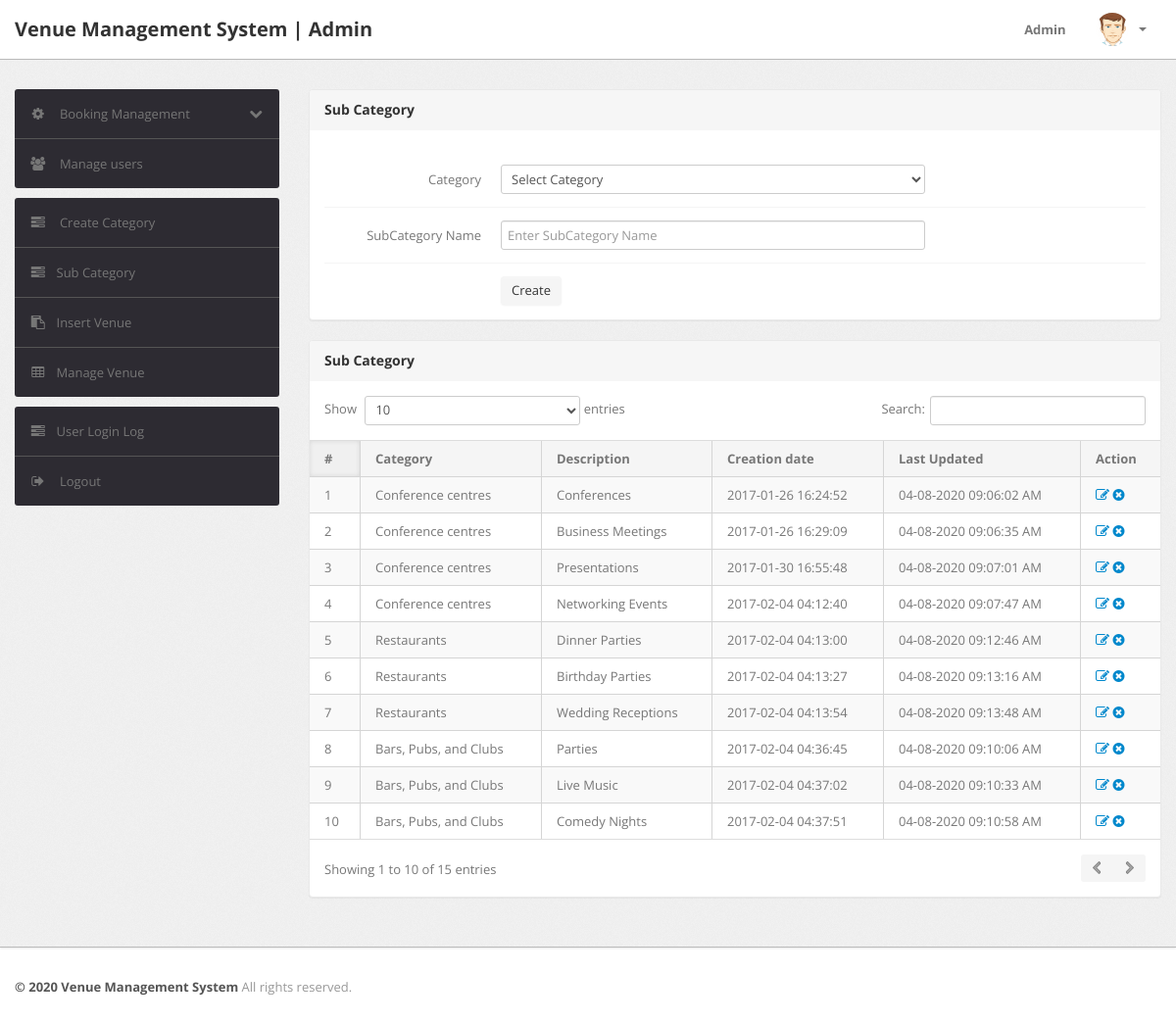
Page /admin/subcategory.php (signed in) on the committed database.
### tables this page shows
CREATE TABLE `subcategory` (
  `id` int(11) NOT NULL,
  `categoryid` int(11) DEFAULT NULL,
  `subcategory` varchar(255) DEFAULT NULL,
  `creationDate` timestamp NULL DEFAULT current_timestamp(),
  `updationDate` varchar(255) DEFAULT NULL
);

CREATE TABLE `category` (
  `id` int(11) NOT NULL,
  `categoryName` varchar(255) DEFAULT NULL,
  `categoryDescription` longtext DEFAULT NULL,
  `creationDate` timestamp NOT NULL DEFAULT current_timestamp(),
  `updationDate` varchar(255) DEFAULT NULL
);

### admin/subcategory.php (the view, shortened to what this page needs)
<?php
include('include/config.php');
if(strlen($_SESSION['alogin'])==0)
	{
header('location:index.php');
}
else{
?>
<!DOCTYPE html>
<html lang="en">
<head>
	<link type="text/css" href="bootstrap/css/bootstrap.min.css" rel="stylesheet">
	<link type="text/css" href="bootstrap/css/bootstrap-responsive.min.css" rel="stylesheet">
	<link type="text/css" href="css/theme.css" rel="stylesheet">
	<link type="text/css" href="images/icons/css/font-awesome.css" rel="stylesheet">
</head>
<body>
<?php include('include/header.php');?>
	<div class="wrapper">
		<div class="container">
			<div class="row">
<?php include('include/sidebar.php');?>
			<div class="span9">
					<div class="content">
						<div class="module">
							<div class="module-head">
								<h3>Sub Category</h3>
							</div>
							<div class="module-body">
									<br />
			<form class="form-horizontal row-fluid" name="subcategory" method="post" >
<div class="control-group">
<label class="control-label" for="basicinput">Category</label>
<div class="controls">
<select name="category" class="span8 tip" required>
<option value="">Select Category</option>
</select>
</div>
</div>
<div class="control-group">
<label class="control-label" for="basicinput">SubCategory Name</label>
<div class="controls">
<input type="text" placeholder="Enter SubCategory Name"  name="subcategory" class="span8 tip" required>
</div>
</div>
	<div class="control-group">
											<div class="controls">
												<button type="submit" name="submit" class="btn">Create</button>
											</div>
										</div>
									</form>
							</div>
						</div>
	<div class="module">
							<div class="module-head">
								<h3>Sub Category</h3>
							</div>
							<div class="module-body table">
								<table cellpadding="0" cellspacing="0" border="0" class="datatable-1 table table-bordered table-striped	 display" width="100%">
									<thead>
										<tr>
											<th>#</th>
											<th>Category</th>
											<th>Description</th>
											<th>Creation date</th>
											<th>Last Updated</th>
											<th>Action</th>
										</tr>
									</thead>
									<tbody>
<?php $query=mysqli_query($con,"select subcategory.id,category.categoryName,subcategory.subcategory,subcategory.creationDate,subcategory.updationDate from subcategory join category on category.id=subcategory.categoryid");
$cnt=1;
while($row=mysqli_fetch_array($query))
{
?>
										<tr>
											<td><?php echo htmlentities($cnt);?></td>
											<td><?php echo htmlentities($row['categoryName']);?></td>
											<td><?php echo htmlentities($row['subcategory']);?></td>
											<td> <?php echo htmlentities($row['creationDate']);?></td>
											<td><?php echo htmlentities($row['updationDate']);?></td>
											<td>
											<a href="edit-subcategory.php?id=<?php echo $row['id']?>" ><i class="icon-edit"></i></a>
											<a href="subcategory.php?id=<?php echo $row['id']?>&del=delete" onClick="return confirm('Are you sure you want to delete?')"><i class="icon-remove-sign"></i></a></td>
										</tr>
										<?php $cnt=$cnt+1; } ?>
								</table>
							</div>
						</div>
					</div>
				</div>
			</div>
		</div>
	</div>
<?php include('include/footer.php');?>
</body>
<?php } ?>

### admin/include/header.php (shortened to what this page needs)
<div class="navbar navbar-fixed-top">
		<div class="navbar-inner">
			<div class="container">
			  	<a class="brand" href="index.html">
			  		Venue Management System | Admin
			  	</a>
				<div class="nav-collapse collapse navbar-inverse-collapse">
					<ul class="nav pull-right">
						<li><a href="#">
							Admin
						</a></li>
						<li class="nav-user dropdown">
							<a href="#" class="dropdown-toggle" data-toggle="dropdown">
								<img src="images/user.png" class="nav-avatar" />
								<b class="caret"></b>
							</a>
						</li>
					</ul>
				</div>
			</div>
		</div>
	</div>

### admin/include/sidebar.php (shortened to what this page needs)
<div class="span3">
					<div class="sidebar">
<ul class="widget widget-menu unstyled">
							<li>
								<a class="collapsed" data-toggle="collapse" href="#togglePages">
									<i class="menu-icon icon-cog"></i>
									<i class="icon-chevron-down pull-right"></i><i class="icon-chevron-up pull-right"></i>
									Booking Management
								</a>
							</li>
							<li>
								<a href="manage-users.php">
									<i class="menu-icon icon-group"></i>
									Manage users
								</a>
							</li>
						</ul>
						<ul class="widget widget-menu unstyled">
                                <li><a href="category.php"><i class="menu-icon icon-tasks"></i> Create Category </a></li>
                                <li><a href="subcategory.php"><i class="menu-icon icon-tasks"></i>Sub Category </a></li>
                                <li><a href="insert-product.php"><i class="menu-icon icon-paste"></i>Insert Venue </a></li>
                                <li><a href="manage-products.php"><i class="menu-icon icon-table"></i>Manage Venue </a></li>
                            </ul>
						<ul class="widget widget-menu unstyled">
							<li><a href="user-logs.php"><i class="menu-icon icon-tasks"></i>User Login Log </a></li>
							<li>
								<a href="logout.php">
									<i class="menu-icon icon-signout"></i>
									Logout
								</a>
							</li>
						</ul>
					</div>
				</div>

### admin/include/footer.php
<div class="footer">
	<div class="container">
		<b class="copyright">&copy; 2020 Venue Management System </b> All rights reserved.
	</div>
</div>

### rows in the picture
subcategory: categoryid.categoryName "Conference centres", subcategory "Conferences", creationDate "2017-01-26 16:24:52", updationDate "04-08-2020 09:06:02 AM"
subcategory: categoryid.categoryName "Conference centres", subcategory "Business Meetings", creationDate "2017-01-26 16:29:09", updationDate "04-08-2020 09:06:35 AM"
subcategory: categoryid.categoryName "Conference centres", subcategory "Presentations", creationDate "2017-01-30 16:55:48", updationDate "04-08-2020 09:07:01 AM"
subcategory: categoryid.categoryName "Conference centres", subcategory "Networking Events", creationDate "2017-02-04 04:12:40", updationDate "04-08-2020 09:07:47 AM"
subcategory: categoryid.categoryName "Restaurants", subcategory "Dinner Parties", creationDate "2017-02-04 04:13:00", updationDate "04-08-2020 09:12:46 AM"
subcategory: categoryid.categoryName "Restaurants", subcategory "Birthday Parties", creationDate "2017-02-04 04:13:27", updationDate "04-08-2020 09:13:16 AM"
subcategory: categoryid.categoryName "Restaurants", subcategory "Wedding Receptions", creationDate "2017-02-04 04:13:54", updationDate "04-08-2020 09:13:48 AM"
subcategory: categoryid.categoryName "Bars, Pubs, and Clubs", subcategory "Parties", creationDate "2017-02-04 04:36:45", updationDate "04-08-2020 09:10:06 AM"
subcategory: categoryid.categoryName "Bars, Pubs, and Clubs", subcategory "Live Music", creationDate "2017-02-04 04:37:02", updationDate "04-08-2020 09:10:33 AM"
subcategory: categoryid.categoryName "Bars, Pubs, and Clubs", subcategory "Comedy Nights", creationDate "2017-02-04 04:37:51", updationDate "04-08-2020 09:10:58 AM"
